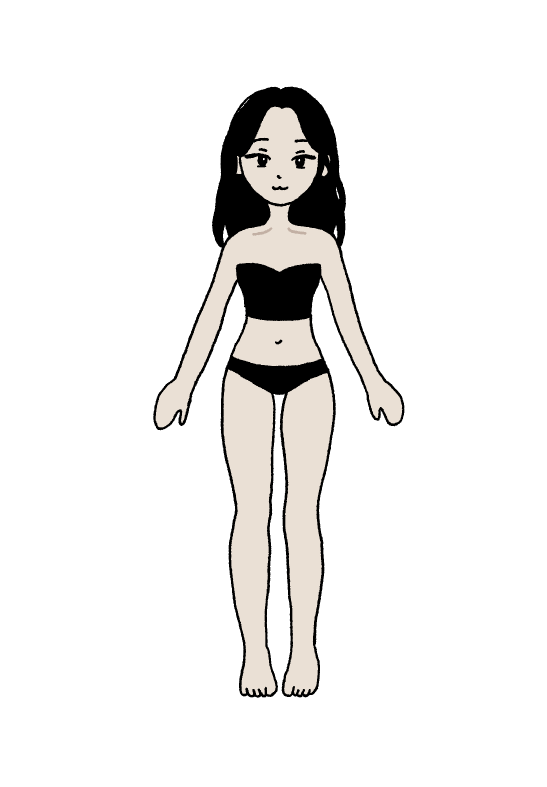
#> input picture outfit_planner/images/base.png, 1640 x 2360 px (shown at 1/3 size); its folder holds 4 pictures in this run
$ python crop_images.py
#> lines starting #> are read from the running program, lines starting #| are printed output that depends on the picture
import os
import tempfile
from pathlib import Path

from PIL import Image


TARGET_SIZE = (1240, 2160)


def crop_image(image_path: Path) -> bool:
    with Image.open(image_path) as image:
#> image is the input picture: PIL image 1640x2360 RGBA; mean R, G, B, A 22.2, 21.3, 20.2, 37.6
        if image.size == TARGET_SIZE:
            return False

        width, height = image.size
#> width = 1640; height = 2360
        left = (width - TARGET_SIZE[0]) // 2
#> left = 200
        top = (height - TARGET_SIZE[1]) // 2
#> top = 100
        cropped_image = image.crop(
            (left, top, left + TARGET_SIZE[0], top + TARGET_SIZE[1])
        )
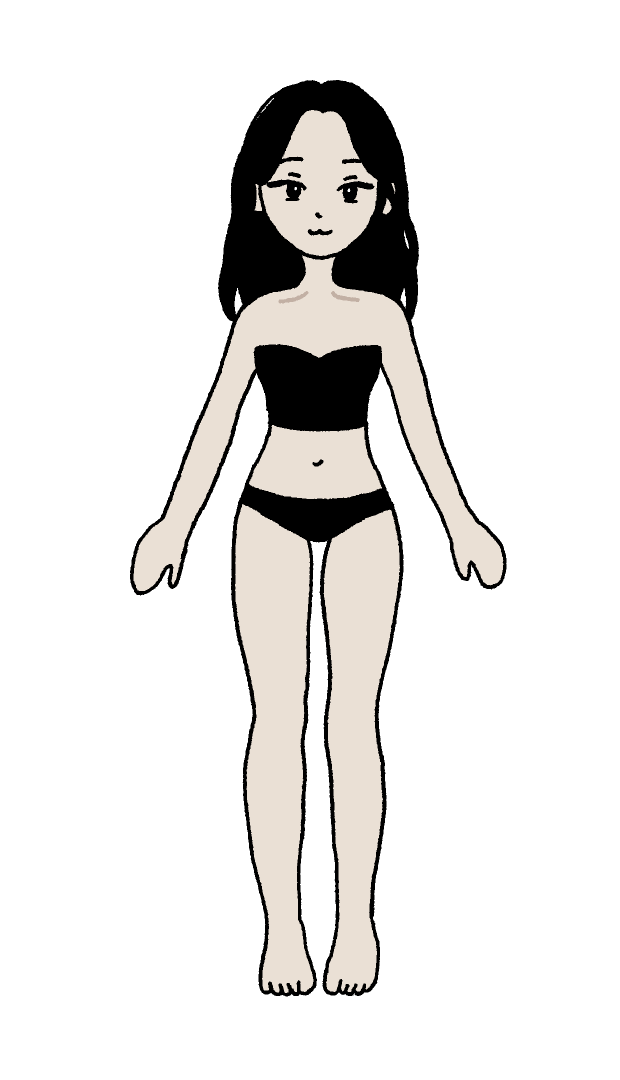
#> cropped_image: PIL image 1240x2160 RGBA (shown at 1/2 size); mean R, G, B, A 32.1, 30.8, 29.3, 54.4; transparent parts drawn white
        image_format = image.format
#> image_format = 'PNG'

    if image_format is None:
        raise ValueError(f"Could not determine image format: {image_path}")

    with tempfile.NamedTemporaryFile(
        dir=image_path.parent, suffix=image_path.suffix, delete=False
    ) as temporary_file:
        temporary_path = Path(temporary_file.name)

    try:
        cropped_image.save(temporary_path, format=image_format)
        os.chmod(temporary_path, image_path.stat().st_mode)
        os.replace(temporary_path, image_path)
    finally:
        temporary_path.unlink(missing_ok=True)

    return True


def main() -> None:
    images_dir = Path(__file__).resolve().parent.parent / "images"
    if not images_dir.is_dir():
        raise FileNotFoundError(f"Images folder not found: {images_dir}")

    supported_extensions = Image.registered_extensions()
    image_paths = sorted(
        path
        for path in images_dir.rglob("*")
        if path.is_file() and path.suffix.lower() in supported_extensions
    )

    cropped_count = sum(crop_image(path) for path in image_paths)
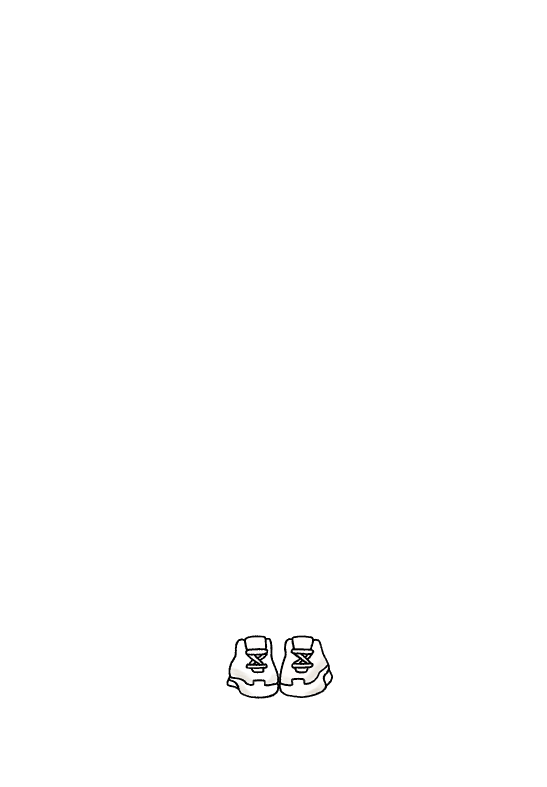
#> input picture outfit_planner/images/shoes1.png, 1640 x 2360 px (shown at 1/3 size)
#> in crop_image, image is the input picture: PIL image 1640x2360 RGBA; mean R, G, B, A 2.1, 2.1, 2.1, 3.1
#> in crop_image (call 2), `cropped_image = image.crop( (left, top, left + TARGET_SIZE[0], top + T..`:
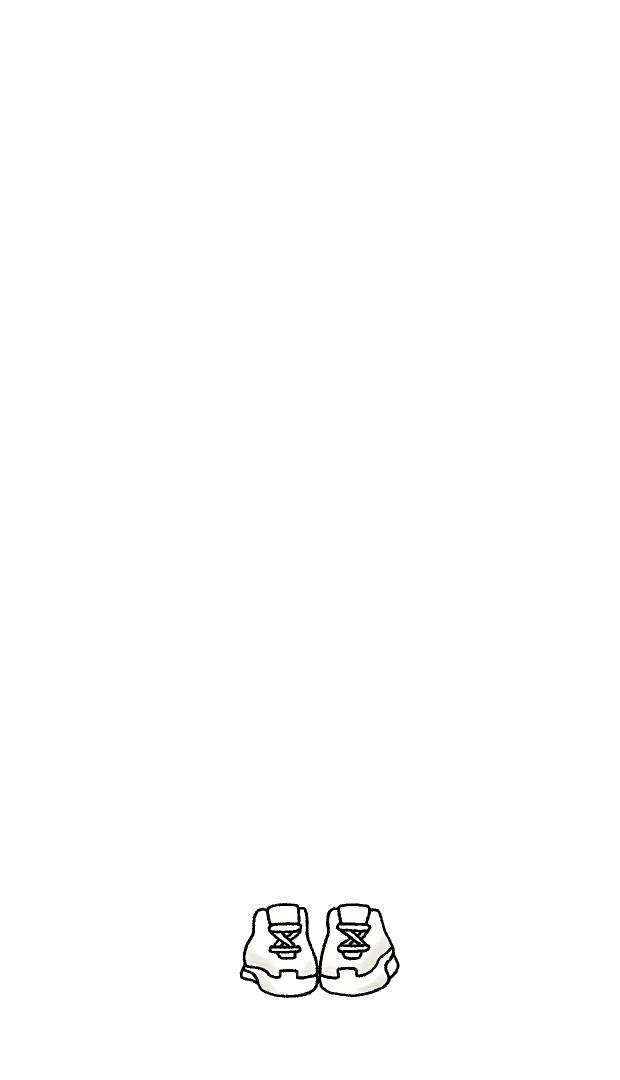
#> cropped_image: PIL image 1240x2160 RGBA (shown at 1/2 size); mean R, G, B, A 3, 3, 3, 4.5; transparent parts drawn white
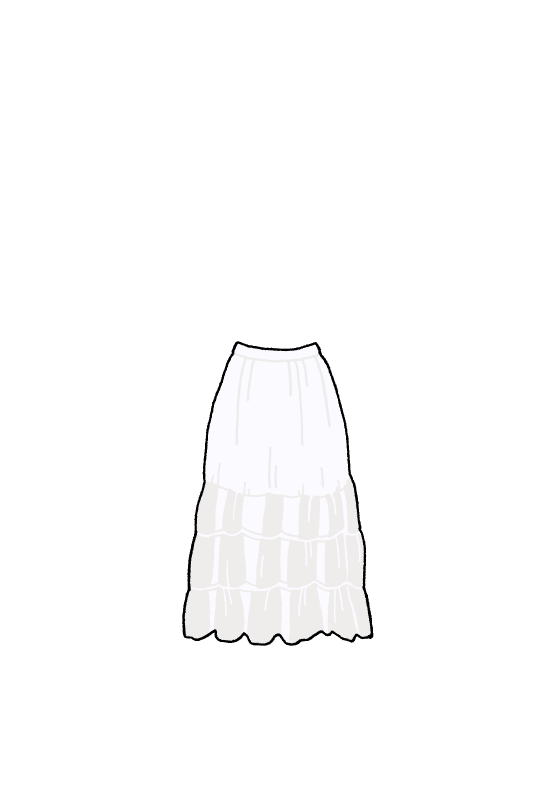
#> input picture outfit_planner/images/skirt1.png, 1640 x 2360 px (shown at 1/3 size)
#> in crop_image, image is the input picture: PIL image 1640x2360 RGBA; mean R, G, B, A 24.4, 24.3, 24.5, 26.7
#> in crop_image (call 3), `cropped_image = image.crop( (left, top, left + TARGET_SIZE[0], top + T..`:
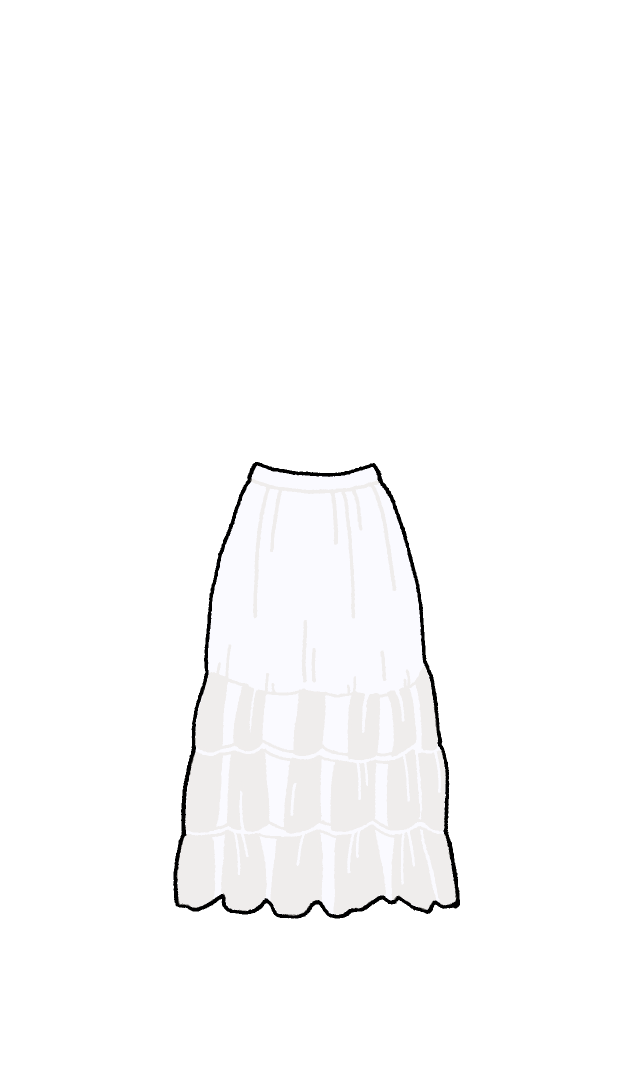
#> cropped_image: PIL image 1240x2160 RGBA (shown at 1/2 size); mean R, G, B, A 35.2, 35.1, 35.4, 38.6; transparent parts drawn white
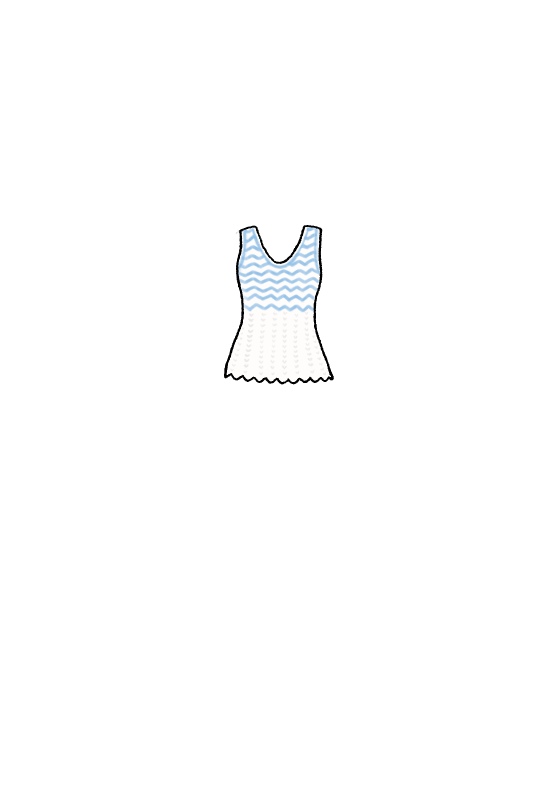
#> input picture outfit_planner/images/top1.png, 1640 x 2360 px (shown at 1/3 size)
#> in crop_image, image is the input picture: PIL image 1640x2360 RGBA; mean R, G, B, A 6, 6.1, 6.3, 7.2
#> in crop_image (call 4), `cropped_image = image.crop( (left, top, left + TARGET_SIZE[0], top + T..`:
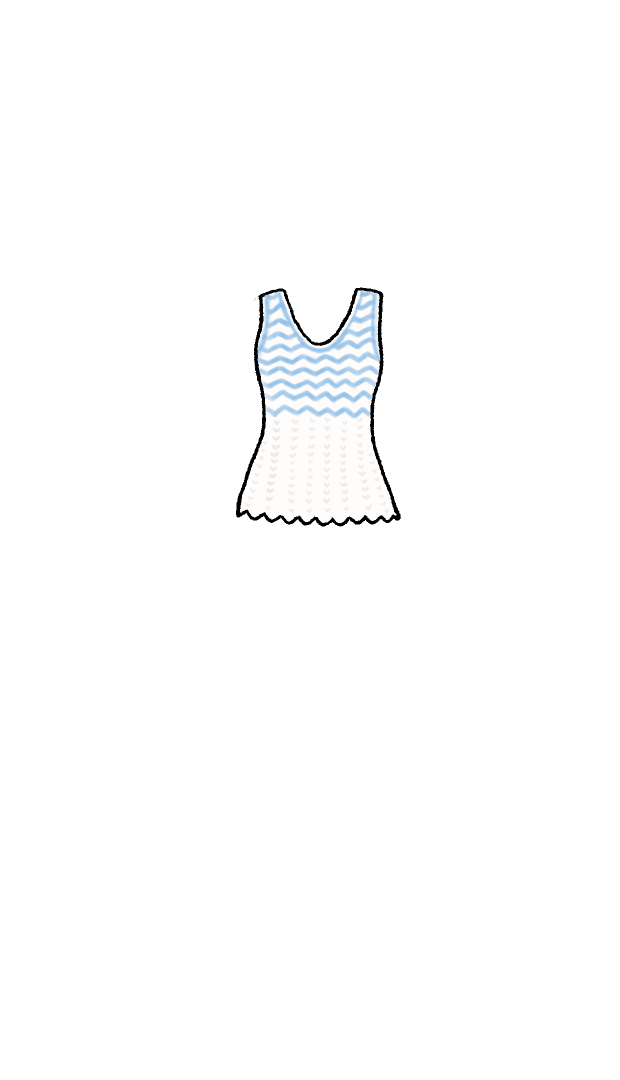
#> cropped_image: PIL image 1240x2160 RGBA (shown at 1/2 size); mean R, G, B, A 8.6, 8.9, 9.1, 10.4; transparent parts drawn white
    skipped_count = len(image_paths) - cropped_count
    print(f"Cropped {cropped_count} image(s); left {skipped_count} unchanged.")


if __name__ == "__main__":
    main()
